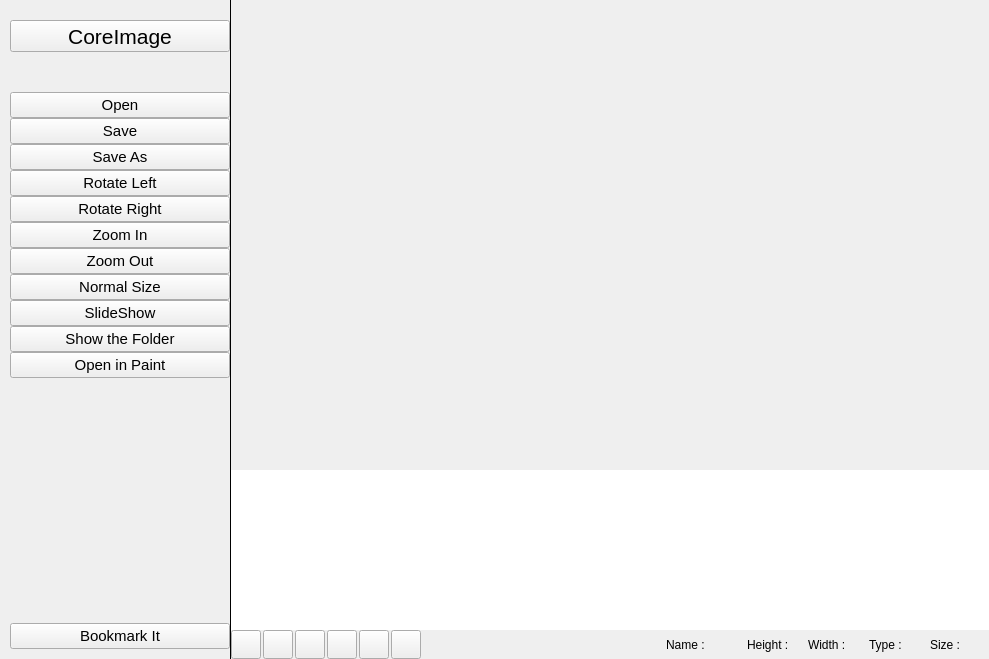
<?xml version="1.0" encoding="UTF-8"?>
<ui version="4.0">
 <class>coreimage</class>
 <widget class="QWidget" name="coreimage">
  <property name="geometry">
   <rect>
    <x>0</x>
    <y>0</y>
    <width>989</width>
    <height>659</height>
   </rect>
  </property>
  <property name="windowTitle">
   <string>CoreImage</string>
  </property>
  <property name="windowIcon">
   <iconset resource="icons.qrc">
    <normaloff>:/icons/CoreImage.svg</normaloff>:/icons/CoreImage.svg</iconset>
  </property>
  <property name="styleSheet">
   <string notr="true"/>
  </property>
  <layout class="QHBoxLayout" name="horizontalLayout_3">
   <property name="spacing">
    <number>0</number>
   </property>
   <property name="leftMargin">
    <number>0</number>
   </property>
   <property name="topMargin">
    <number>0</number>
   </property>
   <property name="rightMargin">
    <number>0</number>
   </property>
   <property name="bottomMargin">
    <number>0</number>
   </property>
   <item>
    <widget class="QWidget" name="shortcut" native="true">
     <property name="sizePolicy">
      <sizepolicy hsizetype="Expanding" vsizetype="Expanding">
       <horstretch>0</horstretch>
       <verstretch>0</verstretch>
      </sizepolicy>
     </property>
     <property name="minimumSize">
      <size>
       <width>200</width>
       <height>0</height>
      </size>
     </property>
     <property name="maximumSize">
      <size>
       <width>230</width>
       <height>16777215</height>
      </size>
     </property>
     <property name="accessibleName">
      <string>shortcut</string>
     </property>
     <layout class="QVBoxLayout" name="verticalLayout">
      <property name="spacing">
       <number>0</number>
      </property>
      <property name="leftMargin">
       <number>10</number>
      </property>
      <property name="topMargin">
       <number>20</number>
      </property>
      <property name="rightMargin">
       <number>0</number>
      </property>
      <property name="bottomMargin">
       <number>10</number>
      </property>
      <item>
       <widget class="QToolButton" name="appTitle">
        <property name="sizePolicy">
         <sizepolicy hsizetype="Preferred" vsizetype="Fixed">
          <horstretch>0</horstretch>
          <verstretch>0</verstretch>
         </sizepolicy>
        </property>
        <property name="font">
         <font>
          <pointsize>16</pointsize>
         </font>
        </property>
        <property name="focusPolicy">
         <enum>Qt::NoFocus</enum>
        </property>
        <property name="text">
         <string>CoreImage</string>
        </property>
        <property name="icon">
         <iconset resource="icons.qrc">
          <normaloff>:/icons/CoreImage.svg</normaloff>:/icons/CoreImage.svg</iconset>
        </property>
        <property name="iconSize">
         <size>
          <width>24</width>
          <height>24</height>
         </size>
        </property>
        <property name="toolButtonStyle">
         <enum>Qt::ToolButtonTextBesideIcon</enum>
        </property>
       </widget>
      </item>
      <item>
       <spacer name="verticalSpacer">
        <property name="orientation">
         <enum>Qt::Vertical</enum>
        </property>
        <property name="sizeType">
         <enum>QSizePolicy::Fixed</enum>
        </property>
        <property name="sizeHint" stdset="0">
         <size>
          <width>20</width>
          <height>40</height>
         </size>
        </property>
       </spacer>
      </item>
      <item>
       <widget class="QPushButton" name="cOpen">
        <property name="font">
         <font>
          <pointsize>11</pointsize>
          <weight>50</weight>
          <bold>false</bold>
         </font>
        </property>
        <property name="focusPolicy">
         <enum>Qt::NoFocus</enum>
        </property>
        <property name="text">
         <string>Open</string>
        </property>
        <property name="icon">
         <iconset resource="icons.qrc">
          <normaloff>:/icons/folder.svg</normaloff>:/icons/folder.svg</iconset>
        </property>
        <property name="iconSize">
         <size>
          <width>22</width>
          <height>22</height>
         </size>
        </property>
       </widget>
      </item>
      <item>
       <widget class="QPushButton" name="cSave">
        <property name="font">
         <font>
          <pointsize>11</pointsize>
          <weight>50</weight>
          <bold>false</bold>
         </font>
        </property>
        <property name="focusPolicy">
         <enum>Qt::NoFocus</enum>
        </property>
        <property name="text">
         <string>Save</string>
        </property>
        <property name="icon">
         <iconset resource="icons.qrc">
          <normaloff>:/icons/save.svg</normaloff>:/icons/save.svg</iconset>
        </property>
        <property name="iconSize">
         <size>
          <width>22</width>
          <height>22</height>
         </size>
        </property>
       </widget>
      </item>
      <item>
       <widget class="QPushButton" name="cSaveAs">
        <property name="font">
         <font>
          <pointsize>11</pointsize>
         </font>
        </property>
        <property name="focusPolicy">
         <enum>Qt::NoFocus</enum>
        </property>
        <property name="text">
         <string>Save As</string>
        </property>
        <property name="icon">
         <iconset resource="icons.qrc">
          <normaloff>:/icons/save.svg</normaloff>:/icons/save.svg</iconset>
        </property>
        <property name="iconSize">
         <size>
          <width>22</width>
          <height>22</height>
         </size>
        </property>
       </widget>
      </item>
      <item>
       <widget class="QPushButton" name="cRotateLeft">
        <property name="font">
         <font>
          <pointsize>11</pointsize>
         </font>
        </property>
        <property name="focusPolicy">
         <enum>Qt::NoFocus</enum>
        </property>
        <property name="text">
         <string>Rotate Left</string>
        </property>
        <property name="icon">
         <iconset resource="icons.qrc">
          <normaloff>:/icons/rotate_left.svg</normaloff>:/icons/rotate_left.svg</iconset>
        </property>
        <property name="iconSize">
         <size>
          <width>22</width>
          <height>22</height>
         </size>
        </property>
       </widget>
      </item>
      <item>
       <widget class="QPushButton" name="cRotateRight">
        <property name="font">
         <font>
          <pointsize>11</pointsize>
         </font>
        </property>
        <property name="focusPolicy">
         <enum>Qt::NoFocus</enum>
        </property>
        <property name="text">
         <string>Rotate Right</string>
        </property>
        <property name="icon">
         <iconset resource="icons.qrc">
          <normaloff>:/icons/rotate_right.svg</normaloff>:/icons/rotate_right.svg</iconset>
        </property>
        <property name="iconSize">
         <size>
          <width>22</width>
          <height>22</height>
         </size>
        </property>
       </widget>
      </item>
      <item>
       <widget class="QPushButton" name="cZoomIn">
        <property name="font">
         <font>
          <pointsize>11</pointsize>
         </font>
        </property>
        <property name="focusPolicy">
         <enum>Qt::NoFocus</enum>
        </property>
        <property name="text">
         <string>Zoom In</string>
        </property>
        <property name="icon">
         <iconset resource="icons.qrc">
          <normaloff>:/icons/zoom_in.svg</normaloff>:/icons/zoom_in.svg</iconset>
        </property>
        <property name="iconSize">
         <size>
          <width>22</width>
          <height>22</height>
         </size>
        </property>
       </widget>
      </item>
      <item>
       <widget class="QPushButton" name="cZoomOut">
        <property name="font">
         <font>
          <pointsize>11</pointsize>
         </font>
        </property>
        <property name="focusPolicy">
         <enum>Qt::NoFocus</enum>
        </property>
        <property name="text">
         <string>Zoom Out</string>
        </property>
        <property name="icon">
         <iconset resource="icons.qrc">
          <normaloff>:/icons/zoom_out.svg</normaloff>:/icons/zoom_out.svg</iconset>
        </property>
        <property name="iconSize">
         <size>
          <width>22</width>
          <height>22</height>
         </size>
        </property>
       </widget>
      </item>
      <item>
       <widget class="QPushButton" name="cNormalSize">
        <property name="font">
         <font>
          <pointsize>11</pointsize>
         </font>
        </property>
        <property name="focusPolicy">
         <enum>Qt::NoFocus</enum>
        </property>
        <property name="text">
         <string>Normal Size</string>
        </property>
        <property name="icon">
         <iconset resource="icons.qrc">
          <normaloff>:/icons/fullscreen.svg</normaloff>:/icons/fullscreen.svg</iconset>
        </property>
        <property name="iconSize">
         <size>
          <width>22</width>
          <height>22</height>
         </size>
        </property>
       </widget>
      </item>
      <item>
       <widget class="QPushButton" name="slideShow">
        <property name="font">
         <font>
          <pointsize>11</pointsize>
         </font>
        </property>
        <property name="focusPolicy">
         <enum>Qt::NoFocus</enum>
        </property>
        <property name="text">
         <string>SlideShow</string>
        </property>
        <property name="icon">
         <iconset resource="icons.qrc">
          <normaloff>:/icons/slideshow.svg</normaloff>:/icons/slideshow.svg</iconset>
        </property>
        <property name="iconSize">
         <size>
          <width>22</width>
          <height>22</height>
         </size>
        </property>
        <property name="checkable">
         <bool>true</bool>
        </property>
       </widget>
      </item>
      <item>
       <widget class="QPushButton" name="containingfolder">
        <property name="font">
         <font>
          <pointsize>11</pointsize>
          <weight>50</weight>
          <bold>false</bold>
         </font>
        </property>
        <property name="focusPolicy">
         <enum>Qt::NoFocus</enum>
        </property>
        <property name="text">
         <string>Show the Folder</string>
        </property>
        <property name="icon">
         <iconset resource="icons.qrc">
          <normaloff>:/icons/folder.svg</normaloff>:/icons/folder.svg</iconset>
        </property>
        <property name="iconSize">
         <size>
          <width>22</width>
          <height>22</height>
         </size>
        </property>
       </widget>
      </item>
      <item>
       <widget class="QPushButton" name="openincorepaint">
        <property name="font">
         <font>
          <pointsize>11</pointsize>
         </font>
        </property>
        <property name="focusPolicy">
         <enum>Qt::NoFocus</enum>
        </property>
        <property name="text">
         <string>Open in Paint</string>
        </property>
        <property name="icon">
         <iconset>
          <normaloff>:/icons/color.svg</normaloff>:/icons/color.svg</iconset>
        </property>
        <property name="iconSize">
         <size>
          <width>22</width>
          <height>22</height>
         </size>
        </property>
       </widget>
      </item>
      <item>
       <spacer name="toolsSpacer">
        <property name="orientation">
         <enum>Qt::Vertical</enum>
        </property>
        <property name="sizeHint" stdset="0">
         <size>
          <width>20</width>
          <height>80</height>
         </size>
        </property>
       </spacer>
      </item>
      <item>
       <widget class="QPushButton" name="bookMarkIt">
        <property name="font">
         <font>
          <pointsize>11</pointsize>
         </font>
        </property>
        <property name="text">
         <string>Bookmark It</string>
        </property>
        <property name="icon">
         <iconset resource="icons.qrc">
          <normaloff>:/icons/bookit.svg</normaloff>:/icons/bookit.svg</iconset>
        </property>
        <property name="iconSize">
         <size>
          <width>22</width>
          <height>22</height>
         </size>
        </property>
        <property name="shortcut">
         <string notr="true"/>
        </property>
        <property name="checkable">
         <bool>true</bool>
        </property>
       </widget>
      </item>
     </layout>
     <zorder>slideShow</zorder>
     <zorder>appTitle</zorder>
     <zorder>cOpen</zorder>
     <zorder>cSave</zorder>
     <zorder>cSaveAs</zorder>
     <zorder>cRotateLeft</zorder>
     <zorder>cRotateRight</zorder>
     <zorder>cZoomIn</zorder>
     <zorder>cZoomOut</zorder>
     <zorder>cNormalSize</zorder>
     <zorder>bookMarkIt</zorder>
     <zorder>openincorepaint</zorder>
     <zorder>containingfolder</zorder>
    </widget>
   </item>
   <item>
    <widget class="Line" name="line">
     <property name="minimumSize">
      <size>
       <width>1</width>
       <height>0</height>
      </size>
     </property>
     <property name="maximumSize">
      <size>
       <width>1</width>
       <height>16777215</height>
      </size>
     </property>
     <property name="frameShadow">
      <enum>QFrame::Plain</enum>
     </property>
     <property name="orientation">
      <enum>Qt::Vertical</enum>
     </property>
    </widget>
   </item>
   <item>
    <layout class="QVBoxLayout" name="contens">
     <property name="spacing">
      <number>0</number>
     </property>
     <item>
      <widget class="QScrollArea" name="imageArea">
       <property name="mouseTracking">
        <bool>false</bool>
       </property>
       <property name="focusPolicy">
        <enum>Qt::NoFocus</enum>
       </property>
       <property name="accessibleName">
        <string>imageArea</string>
       </property>
       <property name="frameShape">
        <enum>QFrame::NoFrame</enum>
       </property>
       <property name="frameShadow">
        <enum>QFrame::Plain</enum>
       </property>
       <property name="lineWidth">
        <number>0</number>
       </property>
       <property name="verticalScrollBarPolicy">
        <enum>Qt::ScrollBarAsNeeded</enum>
       </property>
       <property name="horizontalScrollBarPolicy">
        <enum>Qt::ScrollBarAsNeeded</enum>
       </property>
       <property name="sizeAdjustPolicy">
        <enum>QAbstractScrollArea::AdjustIgnored</enum>
       </property>
       <property name="widgetResizable">
        <bool>false</bool>
       </property>
       <property name="alignment">
        <set>Qt::AlignCenter</set>
       </property>
       <widget class="QWidget" name="images">
        <property name="geometry">
         <rect>
          <x>102</x>
          <y>11</y>
          <width>553</width>
          <height>446</height>
         </rect>
        </property>
        <property name="accessibleName">
         <string>imageArea</string>
        </property>
        <property name="autoFillBackground">
         <bool>true</bool>
        </property>
       </widget>
      </widget>
     </item>
     <item>
      <widget class="QListWidget" name="thumnailView">
       <property name="maximumSize">
        <size>
         <width>16777215</width>
         <height>160</height>
        </size>
       </property>
       <property name="font">
        <font>
         <pointsize>6</pointsize>
        </font>
       </property>
       <property name="focusPolicy">
        <enum>Qt::NoFocus</enum>
       </property>
       <property name="toolTip">
        <string>Thumbnail View</string>
       </property>
       <property name="frameShape">
        <enum>QFrame::NoFrame</enum>
       </property>
       <property name="frameShadow">
        <enum>QFrame::Plain</enum>
       </property>
       <property name="verticalScrollBarPolicy">
        <enum>Qt::ScrollBarAlwaysOff</enum>
       </property>
       <property name="horizontalScrollBarPolicy">
        <enum>Qt::ScrollBarAsNeeded</enum>
       </property>
       <property name="sizeAdjustPolicy">
        <enum>QAbstractScrollArea::AdjustToContents</enum>
       </property>
       <property name="autoScroll">
        <bool>true</bool>
       </property>
       <property name="autoScrollMargin">
        <number>10</number>
       </property>
       <property name="editTriggers">
        <set>QAbstractItemView::NoEditTriggers</set>
       </property>
       <property name="showDropIndicator" stdset="0">
        <bool>false</bool>
       </property>
       <property name="dragDropMode">
        <enum>QAbstractItemView::DragDrop</enum>
       </property>
       <property name="defaultDropAction">
        <enum>Qt::IgnoreAction</enum>
       </property>
       <property name="selectionMode">
        <enum>QAbstractItemView::NoSelection</enum>
       </property>
       <property name="iconSize">
        <size>
         <width>100</width>
         <height>100</height>
        </size>
       </property>
       <property name="verticalScrollMode">
        <enum>QAbstractItemView::ScrollPerItem</enum>
       </property>
       <property name="horizontalScrollMode">
        <enum>QAbstractItemView::ScrollPerItem</enum>
       </property>
       <property name="movement">
        <enum>QListView::Snap</enum>
       </property>
       <property name="flow">
        <enum>QListView::TopToBottom</enum>
       </property>
       <property name="isWrapping" stdset="0">
        <bool>true</bool>
       </property>
       <property name="resizeMode">
        <enum>QListView::Fixed</enum>
       </property>
       <property name="layoutMode">
        <enum>QListView::Batched</enum>
       </property>
       <property name="spacing">
        <number>10</number>
       </property>
       <property name="gridSize">
        <size>
         <width>150</width>
         <height>130</height>
        </size>
       </property>
       <property name="viewMode">
        <enum>QListView::IconMode</enum>
       </property>
       <property name="uniformItemSizes">
        <bool>true</bool>
       </property>
       <property name="wordWrap">
        <bool>true</bool>
       </property>
       <property name="sortingEnabled">
        <bool>false</bool>
       </property>
      </widget>
     </item>
     <item>
      <widget class="QWidget" name="navigationBar" native="true">
       <property name="accessibleName">
        <string>navigationBar</string>
       </property>
       <layout class="QHBoxLayout" name="horizontalLayout_2">
        <property name="spacing">
         <number>2</number>
        </property>
        <property name="leftMargin">
         <number>0</number>
        </property>
        <property name="topMargin">
         <number>0</number>
        </property>
        <property name="rightMargin">
         <number>0</number>
        </property>
        <property name="bottomMargin">
         <number>0</number>
        </property>
        <item>
         <widget class="QToolButton" name="cPrevious">
          <property name="focusPolicy">
           <enum>Qt::NoFocus</enum>
          </property>
          <property name="toolTip">
           <string>Previous</string>
          </property>
          <property name="text">
           <string/>
          </property>
          <property name="icon">
           <iconset resource="icons.qrc">
            <normaloff>:/icons/left.svg</normaloff>:/icons/left.svg</iconset>
          </property>
          <property name="iconSize">
           <size>
            <width>22</width>
            <height>22</height>
           </size>
          </property>
         </widget>
        </item>
        <item>
         <widget class="QToolButton" name="cNext">
          <property name="focusPolicy">
           <enum>Qt::NoFocus</enum>
          </property>
          <property name="toolTip">
           <string>Next</string>
          </property>
          <property name="layoutDirection">
           <enum>Qt::LeftToRight</enum>
          </property>
          <property name="text">
           <string notr="true"/>
          </property>
          <property name="icon">
           <iconset resource="icons.qrc">
            <normaloff>:/icons/right.svg</normaloff>:/icons/right.svg</iconset>
          </property>
          <property name="iconSize">
           <size>
            <width>22</width>
            <height>22</height>
           </size>
          </property>
         </widget>
        </item>
        <item>
         <widget class="QToolButton" name="cTools">
          <property name="font">
           <font>
            <pointsize>14</pointsize>
           </font>
          </property>
          <property name="focusPolicy">
           <enum>Qt::NoFocus</enum>
          </property>
          <property name="toolTip">
           <string>Tools</string>
          </property>
          <property name="text">
           <string/>
          </property>
          <property name="icon">
           <iconset resource="icons.qrc">
            <normaloff>:/icons/tools.svg</normaloff>:/icons/tools.svg</iconset>
          </property>
          <property name="iconSize">
           <size>
            <width>22</width>
            <height>22</height>
           </size>
          </property>
          <property name="shortcut">
           <string notr="true"/>
          </property>
          <property name="checkable">
           <bool>true</bool>
          </property>
         </widget>
        </item>
        <item>
         <widget class="QToolButton" name="cTrashIt">
          <property name="focusPolicy">
           <enum>Qt::NoFocus</enum>
          </property>
          <property name="toolTip">
           <string>Trash It</string>
          </property>
          <property name="text">
           <string/>
          </property>
          <property name="icon">
           <iconset resource="icons.qrc">
            <normaloff>:/icons/trash.svg</normaloff>:/icons/trash.svg</iconset>
          </property>
          <property name="iconSize">
           <size>
            <width>22</width>
            <height>22</height>
           </size>
          </property>
         </widget>
        </item>
        <item>
         <widget class="QToolButton" name="openThumbview">
          <property name="focusPolicy">
           <enum>Qt::NoFocus</enum>
          </property>
          <property name="toolTip">
           <string>Show Thumbnail View</string>
          </property>
          <property name="text">
           <string/>
          </property>
          <property name="icon">
           <iconset resource="icons.qrc">
            <normaloff>:/icons/thumbnail.svg</normaloff>:/icons/thumbnail.svg</iconset>
          </property>
          <property name="iconSize">
           <size>
            <width>22</width>
            <height>22</height>
           </size>
          </property>
          <property name="checkable">
           <bool>true</bool>
          </property>
         </widget>
        </item>
        <item>
         <widget class="QToolButton" name="cProperties">
          <property name="focusPolicy">
           <enum>Qt::NoFocus</enum>
          </property>
          <property name="toolTip">
           <string>Properties</string>
          </property>
          <property name="styleSheet">
           <string notr="true"/>
          </property>
          <property name="text">
           <string/>
          </property>
          <property name="icon">
           <iconset resource="icons.qrc">
            <normaloff>:/icons/properties.svg</normaloff>:/icons/properties.svg</iconset>
          </property>
          <property name="iconSize">
           <size>
            <width>22</width>
            <height>22</height>
           </size>
          </property>
          <property name="checkable">
           <bool>true</bool>
          </property>
         </widget>
        </item>
        <item>
         <spacer name="horizontalSpacer_2">
          <property name="orientation">
           <enum>Qt::Horizontal</enum>
          </property>
          <property name="sizeHint" stdset="0">
           <size>
            <width>40</width>
            <height>20</height>
           </size>
          </property>
         </spacer>
        </item>
        <item>
         <widget class="QLabel" name="name">
          <property name="text">
           <string>Name :</string>
          </property>
         </widget>
        </item>
        <item>
         <spacer name="pros">
          <property name="orientation">
           <enum>Qt::Horizontal</enum>
          </property>
          <property name="sizeType">
           <enum>QSizePolicy::Fixed</enum>
          </property>
          <property name="sizeHint" stdset="0">
           <size>
            <width>40</width>
            <height>20</height>
           </size>
          </property>
         </spacer>
        </item>
        <item>
         <widget class="QFrame" name="propbox">
          <property name="sizePolicy">
           <sizepolicy hsizetype="Expanding" vsizetype="Preferred">
            <horstretch>0</horstretch>
            <verstretch>0</verstretch>
           </sizepolicy>
          </property>
          <property name="frameShape">
           <enum>QFrame::NoFrame</enum>
          </property>
          <property name="frameShadow">
           <enum>QFrame::Plain</enum>
          </property>
          <layout class="QHBoxLayout" name="horizontalLayout">
           <property name="spacing">
            <number>2</number>
           </property>
           <property name="leftMargin">
            <number>0</number>
           </property>
           <property name="topMargin">
            <number>0</number>
           </property>
           <property name="rightMargin">
            <number>0</number>
           </property>
           <property name="bottomMargin">
            <number>0</number>
           </property>
           <item>
            <widget class="QLabel" name="height">
             <property name="text">
              <string>Height :</string>
             </property>
            </widget>
           </item>
           <item>
            <widget class="QLabel" name="width">
             <property name="text">
              <string>Width :</string>
             </property>
            </widget>
           </item>
           <item>
            <widget class="QLabel" name="type">
             <property name="text">
              <string>Type :</string>
             </property>
            </widget>
           </item>
           <item>
            <widget class="QLabel" name="size">
             <property name="text">
              <string>Size :</string>
             </property>
            </widget>
           </item>
          </layout>
         </widget>
        </item>
       </layout>
      </widget>
     </item>
    </layout>
   </item>
  </layout>
 </widget>
 <layoutdefault spacing="6" margin="11"/>
 <resources>
  <include location="icons.qrc"/>
 </resources>
 <connections/>
</ui>
